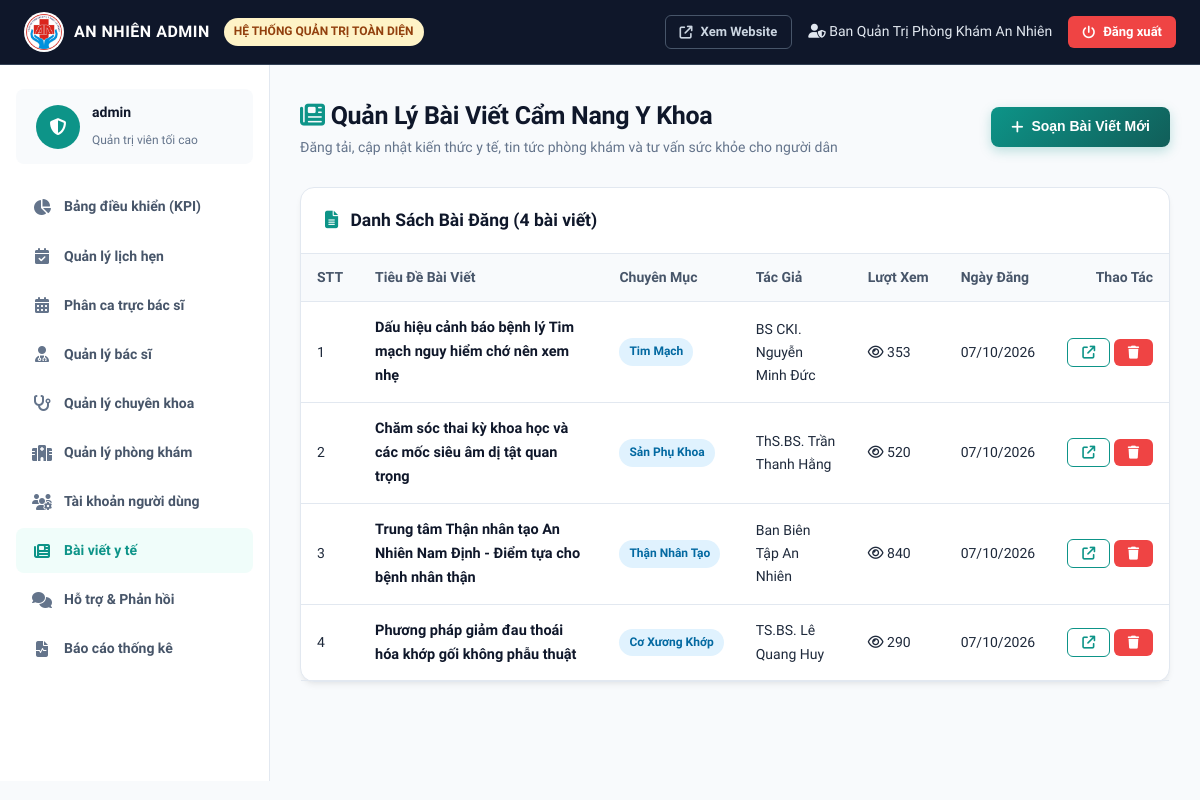
Before: /admin/bai-viet.php (signed in) with the older database file.
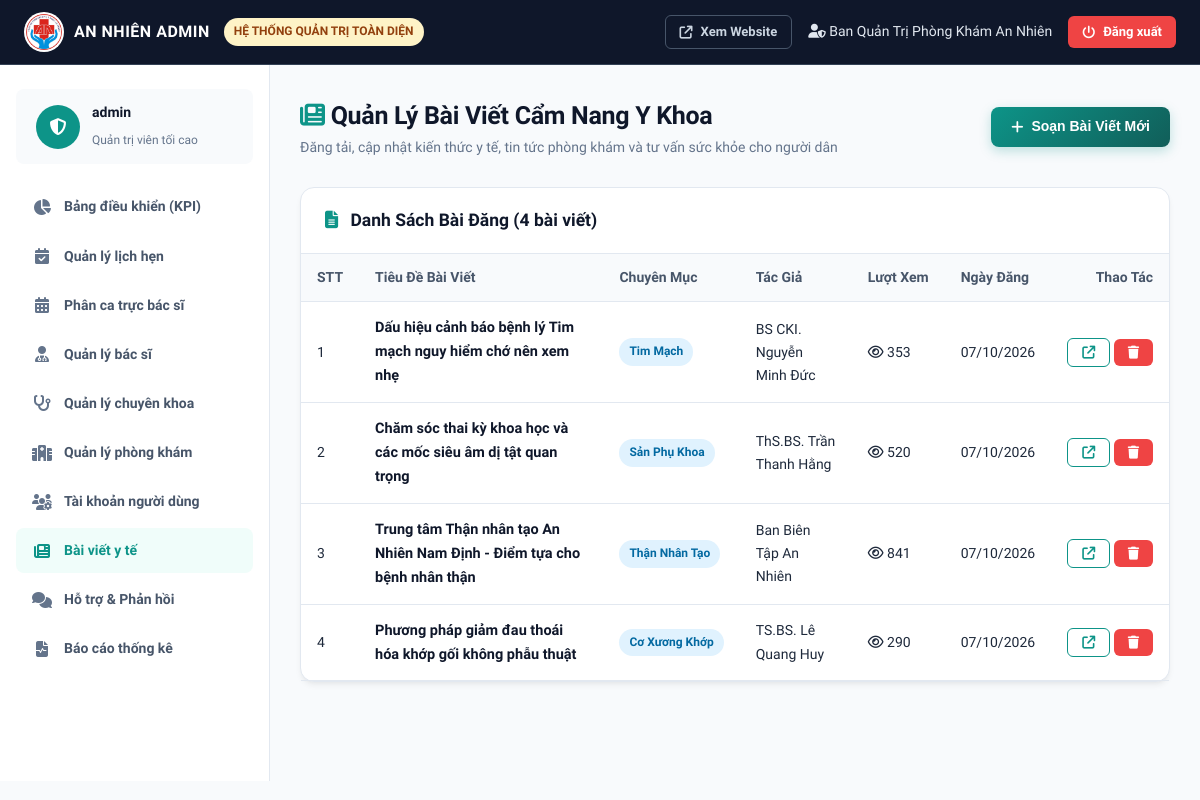
After: the same page with the newer database file.
### tables this page shows
CREATE TABLE `posts` (
  `id` int NOT NULL AUTO_INCREMENT,
  `title` varchar(255) NOT NULL,
  `slug` varchar(255) NOT NULL,
  `summary` text,
  `content` longtext NOT NULL,
  `author_name` varchar(100) DEFAULT 'Ban Biên Tập Y Khoa An Nhiên',
  `image_url` varchar(255) DEFAULT NULL,
  `category` varchar(50) DEFAULT 'Cẩm nang sức khỏe',
  `views` int DEFAULT '0',
  `created_at` timestamp NULL DEFAULT CURRENT_TIMESTAMP,
  PRIMARY KEY (`id`),
  UNIQUE KEY `slug` (`slug`)
);

### includes/functions.php (called while the page is built, shortened)
<?php
function formatDate($dateStr) {
    $d = new DateTime($dateStr);
    return $d->format('d/m/Y');
}

### admin/bai-viet.php (the view, shortened to what this page needs)
<?php
require_once __DIR__ . '/../includes/admin_header.php';
$posts = $pdo->query("SELECT * FROM posts ORDER BY created_at DESC")->fetchAll();
?>
<div class="page-header">
    <div>
        <h2><i class="fa-solid fa-newspaper" style="color:var(--primary);"></i> Quản Lý Bài Viết Cẩm Nang Y Khoa</h2>
        <p>Đăng tải, cập nhật kiến thức y tế, tin tức phòng khám và tư vấn sức khỏe cho người dân</p>
    </div>
    <button type="button" class="btn btn-primary" onclick="openPostModal()">
        <i class="fa-solid fa-plus"></i> Soạn Bài Viết Mới
    </button>
</div>
<div class="card">
    <div class="card-header">
        <h3><i class="fa-solid fa-file-lines" style="color:var(--primary);margin-right:8px;"></i> Danh Sách Bài Đăng (<?= count($posts) ?> bài viết)</h3>
    </div>
    <div class="card-body" style="padding:0;">
        <div class="table-responsive">
            <table class="table">
                <thead>
                    <tr>
                        <th style="width:40px;">STT</th>
                        <th>Tiêu Đề Bài Viết</th>
                        <th>Chuyên Mục</th>
                        <th>Tác Giả</th>
                        <th>Lượt Xem</th>
                        <th>Ngày Đăng</th>
                        <th style="text-align:right;">Thao Tác</th>
                    </tr>
                </thead>
                <tbody>
                    <?php $idx = 1; foreach ($posts as $p): ?>
                        <tr>
                            <td><?= $idx++ ?></td>
                            <td>
                                <strong style="font-size:14.5px;color:#0F172A;"><?= htmlspecialchars($p['title']) ?></strong>
                            </td>
                            <td><span class="badge badge-info"><?= htmlspecialchars($p['category']) ?></span></td>
                            <td><?= htmlspecialchars($p['author_name']) ?></td>
                            <td><i class="fa-regular fa-eye"></i> <?= $p['views'] ?></td>
                            <td><?= formatDate($p['created_at']) ?></td>
                            <td style="text-align:right;white-space:nowrap;">
                                <a href="<?= BASE_URL ?>/cam-nang-chi-tiet.php?id=<?= $p['id'] ?>" target="_blank" class="btn btn-sm btn-outline-primary" title="Xem bài">
                                    <i class="fa-solid fa-arrow-up-right-from-square"></i>
                                </a>
                                <form method="POST" style="display:inline;" onsubmit="return confirm('Bạn có chắc muốn xóa bài viết này?');">
                                    <button type="submit" class="btn btn-sm btn-danger"><i class="fa-solid fa-trash"></i></button>
                                </form>
                            </td>
                        </tr>
                    <?php endforeach; ?>
                </tbody>
            </table>
        </div>
    </div>
</div>
<?php require_once __DIR__ . '/../includes/admin_footer.php'; ?>

Changed rows visible on the page:
changed posts "Trung tâm Thận nhân tạo An Nhiên Nam Định - Điểm tựa cho bệnh nhân thận": views "840" → "841"
